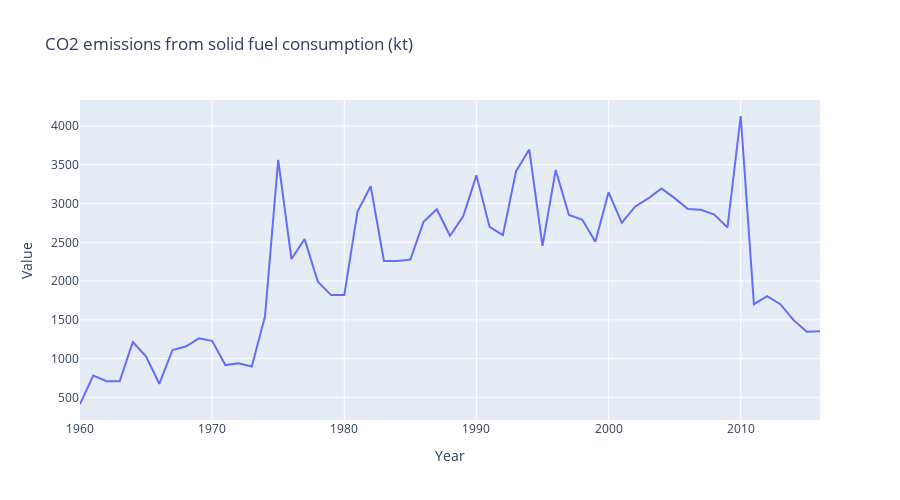

Write notebook code for a chart like this one.
### Code cell
temp = df[df['Indicator Name'] == 'CO2 emissions from solid fuel consumption (kt)']
temp = temp.sort_values(by=['Year'], )
temp = temp.reset_index(drop=True)

temp

# Forest area (sq. km))
plt.figure(figsize=(15,8))
sns.lineplot(data=temp, x='Year', y='Value').set(title='CO2 emissions from solid fuel consumption (kt)')

fig = px.line(temp, x="Year", y="Value", title='CO2 emissions from solid fuel consumption (kt)' , width=900, height=500)
fig.show()

### Figure 1 — Plotly figure (JSON) as saved in the notebook; plotly's stock layout.template omitted (floating-point values rounded to 4 significant figures)
{"data": [{"hovertemplate": "Year=%{x}<br>Value=%{y}<extra></extra>", "legendgroup": "", "line": {"color": "#636efa", "dash": "solid"}, "marker": {"symbol": "circle"}, "mode": "lines", "name": "", "orientation": "v", "showlegend": false, "type": "scatter", "x": [1960, 1961, 1962, 1963, 1964, 1965, 1966, 1967, 1968, 1969, 1970, 1971, 1972, 1973, 1974, 1975, 1976, 1977, 1978, 1979, 1980, 1981, 1982, 1983, 1984, 1985, 1986, 1987, 1988, 1989, 1990, 1991, 1992, 1993, 1994, 1995, 1996, 1997, 1998, 1999, 2000, 2001, 2002, 2003, 2004, 2005, 2006, 2007, 2008, 2009, 2010, 2011, 2012, 2013, 2014, 2015, 2016], "xaxis": "x", "y": [414.4, 781.1, 707.7, 707.7, 1214.0, 1027.0, 674.7, 1111.0, 1155.0, 1261.0, 1228.0, 916.8, 938.8, 898.4, 1544.0, 3564.0, 2285.0, 2541.0, 1991.0, 1819.0, 1819.0, 2897.0, 3223.0, 2259.0, 2259.0, 2277.0, 2765.0, 2926.0, 2585.0, 2835.0, 3363.0, 2699.0, 2593.0, 3418.0, 3696.0, 2453.0, 3432.0, 2853.0, 2794.0, 2508.0, 3146.0, 2750.0, 2959.0, 3066.0, 3194.0, 3069.0, 2930.0, 2919.0, 2857.0, 2692.0, 4129.0, 1701.0, 1804.0, 1701.0, 1496.0, 1346.0, 1353.0], "yaxis": "y"}], "layout": {"height": 500, "legend": {"tracegroupgap": 0}, "title": {"text": "CO2 emissions from solid fuel consumption (kt)"}, "width": 900, "xaxis": {"anchor": "y", "domain": [0, 1], "title": {"text": "Year"}}, "yaxis": {"anchor": "x", "domain": [0, 1], "title": {"text": "Value"}}}}
